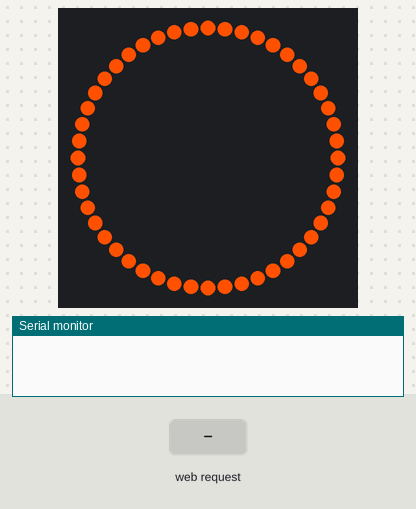
This sketch was run on a simulated ESP8266 (NodeMCU). Parts: 48 RGB LEDs in a ring, first at the top, clockwise, the last lines printed to the serial monitor. The inputs (shaded band) are chosen by the test bench. Dim RGB values are drawn brighter than linear; WiFi joins after 1.5 s; servers stay silent unless stated.

Above: at 2.5 s.
At 6.3 s:
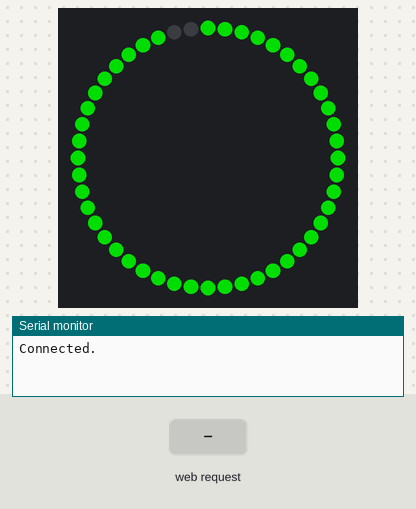
7.7 s: HTTP request GET /rain/on received
At 8.7 s:
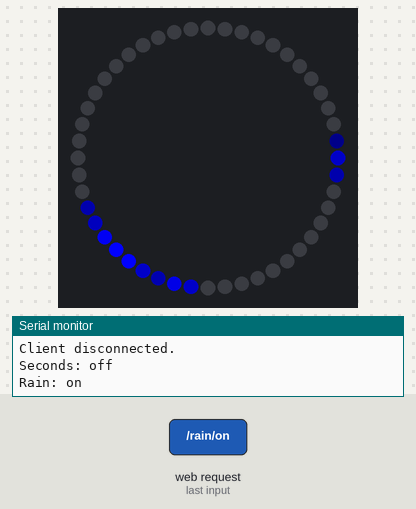
9.5 s: HTTP request GET /seconds/on received
At 13.6 s:
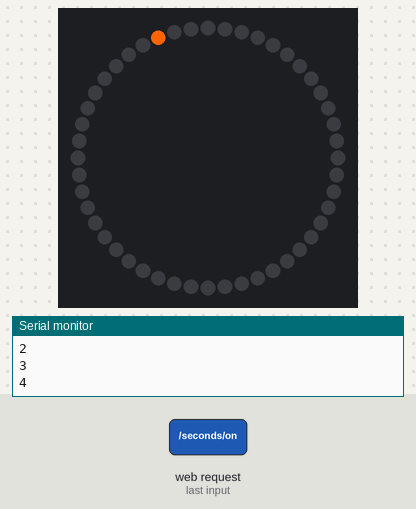
13.7 s: HTTP request GET /seconds/off received
Timing chart, 0 to 16.7 s (numbered marks = the images above; inputs shaded):
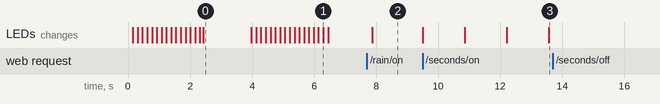

The sketch:

ikea_smart_clock.ino
```cpp
// (licence header left out)
#include <ESP8266WiFi.h>
#include <DNSServer.h>
#include <ESP8266WebServer.h>
#include <WiFiManager.h>         // https://github.com/tzapu/WiFiManager
#include <Adafruit_NeoPixel.h>
#ifdef __AVR__
 #include <avr/power.h> // Required for 16 MHz Adafruit Trinket
#endif

// Which pin on the Arduino is connected to the NeoPixels?
#define PIN 0

// How many NeoPixels are attached to the Arduino?
#define NUMPIXELS 48

// Setting up the NeoPixel library
Adafruit_NeoPixel pixels(NUMPIXELS, PIN, NEO_GRB + NEO_KHZ800);
#define DELAYVAL 50 // Time (in milliseconds) to pause between pixels

// Set web server port number to 80
WiFiServer server(80);
// Variable to store the HTTP request
String header;

// Auxiliar variables to store the current output state
String displaySecondsState = "on";
int seconds = 1;
int z = 0;
int offset = 0;

String displayRainState = "off";

void setup() {
  Serial.begin(115200);

  pixels.begin();
  pixels.clear();
  // Yellow setup indicator light
  for(int i=0; i<NUMPIXELS; i++) {
    pixels.setPixelColor(i, pixels.Color(255, 80, 0));
    pixels.show();   // Send the updated pixel colors to the hardware.
    delay(DELAYVAL); // Pause before next pass through loop
  }

  // WiFiManager
  // Local intialization. Once its business is done, there is no need to keep it around
  WiFiManager wifiManager;
  WiFi.hostname("ikea-smart-clock");

  // Uncomment and run it once, if you want to erase all the stored information
  //wifiManager.resetSettings();

  // set custom ip for portal
  //wifiManager.setAPConfig(IPAddress(10,0,1,1), IPAddress(10,0,1,1), IPAddress(255,255,255,0));

  // fetches ssid and pass from eeprom and tries to connect
  // if it does not connect it starts an access point with the specified name
  // here  "IKEA Smart Clock"
  // and goes into a blocking loop awaiting configuration

  wifiManager.autoConnect("IKEA Smart Clock");
  // or use this for auto generated name ESP + ChipID
  //wifiManager.autoConnect();

  // if you get here you have connected to the WiFi
  Serial.println("Connected.");
  pixels.clear();
  // Green connected indicator light
  for(int i=0; i<NUMPIXELS; i++) {
    pixels.setPixelColor(i, pixels.Color(0, 150, 0));
    pixels.show();   // Send the updated pixel colors to the hardware.
    delay(DELAYVAL); // Pause before next pass through loop
  }
  pixels.clear();
  pixels.show();
  server.begin();
}

void loop(){
  WiFiClient client = server.available();   // Listen for incoming clients

  if (client) {                             // If a new client connects,
    Serial.println("New Client.");          // print a message out in the serial port
    String currentLine = "";                // make a String to hold incoming data from the client
    while (client.connected()) {            // loop while the client's connected
      if (client.available()) {             // if there's bytes to read from the client,
        char c = client.read();             // read a byte, then
        Serial.write(c);                    // print it out the serial monitor
        header += c;
        if (c == '\n') {                    // if the byte is a newline character
          // if the current line is blank, you got two newline characters in a row.
          // that's the end of the client HTTP request, so send a response:
          if (currentLine.length() == 0) {
            // HTTP headers always start with a response code (e.g. HTTP/1.1 200 OK)
            // and a content-type so the client knows what's coming, then a blank line:
            client.println("HTTP/1.1 200 OK");
            client.println("Content-type:text/html");
            client.println("Connection: close");
            client.println();

            // turns the modes on and off
            if (header.indexOf("GET /seconds/on") >= 0) {
              Serial.println("Display seconds on");
              displaySecondsState = "on";
              displayRainState = "off";
              pixels.clear();
              seconds = 1;
              z=0;

            } else if (header.indexOf("GET /seconds/off") >= 0) {
              Serial.println("Display seconds off");
              displaySecondsState = "off";
              pixels.clear();

            } else if (header.indexOf("GET /rain/on") >= 0) {
              Serial.println("Display rain on");
              displayRainState = "on";
              displaySecondsState = "off";
              pixels.clear();

            } else if (header.indexOf("GET /rain/off") >= 0) {
              Serial.println("Display rain off");
              displayRainState = "off";
              pixels.clear();
            }
            else {
               pixels.clear();
               pixels.show();
            }

            // Display the HTML web page
            client.println("<!DOCTYPE html><html>");
            client.println("<head><meta name=\"viewport\" content=\"width=device-width, initial-scale=1\">");
            client.println("<link rel=\"icon\" href=\"data:,\">");
            // CSS to style the on/off buttons
            // Feel free to change the background-color and font-size attributes to fit your preferences
            client.println("<style>html { font-family: Helvetica; display: inline-block; margin: 0px auto; text-align: center;}");
            client.println(".button { border: 1px solid #407ab1; background: #ffffff; color: #407ab1; padding: 12px 40px;font-size: 80%;");
            client.println("text-decoration: none; font-size: 20px; margin: 2px; cursor: pointer;}");
            client.println(".button:hover { border: 1px solid #407ab1; background: #407ab1; color: #ffffff; padding: 16px 40px;</style></head>");

            // Web Page Heading
            client.println("<body><h1>IKEA Smart Clock</h1>");

            client.println("<p>Display Seconds</p>");
            if (displaySecondsState=="off") {
              client.println("<p><a href=\"/seconds/on\"><button class=\"button\">Turn ON</button></a></p>");
            } else {
              client.println("<p><a href=\"/seconds/off\"><button class=\"button button2\">Turn OFF</button></a></p>");
            }

            client.println("<p>Display Rain Probability</p>");
            if (displayRainState=="off") {
              client.println("<p><a href=\"/rain/on\"><button class=\"button\">Turn ON</button></a></p>");
            } else {
              client.println("<p><a href=\"/rain/off\"><button class=\"button button2\">Turn OFF</button></a></p>");
            }

            client.println("</body></html>");

            // The HTTP response ends with another blank line
            client.println();
            // Break out of the while loop
            break;
          } else { // if you got a newline, then clear currentLine
            currentLine = "";
          }
        } else if (c != '\r') {  // if you got anything else but a carriage return character,
          currentLine += c;      // add it to the end of the currentLine
        }
      }
    }
    // Clear the header variable
    header = "";
    // Close the connection
    client.stop();
    Serial.println("Client disconnected.");
    Serial.println("Seconds: " + displaySecondsState);
    Serial.println("Rain: " + displayRainState);
    Serial.println("");
  }

  // Display seconds
  if (displaySecondsState=="on") {
    Serial.println(seconds);
    if(seconds>=NUMPIXELS){seconds=0;}


    //int realseconds = seconds;
    //int realz = z;
    // If your seconds run backwards and you mounted the strip in the wrong direction, use this
    int realseconds = NUMPIXELS+1-seconds;
    int realz = NUMPIXELS+1-z;


    pixels.setPixelColor(realseconds, pixels.Color(255, 100, 0));
    pixels.setPixelColor(realz, pixels.Color(0, 0, 0));
    pixels.show();
    seconds=seconds+1;
    z=seconds-1;
    delay(1350);

  // Display rain
  } else if (displayRainState=="on") {
     String colorstring = "|000,000,000|000,000,000|000,000,000|000,000,000|000,000,000|000,000,000|000,000,000|000,000,000|000,000,000|000,000,000|000,000,000|000,000,010|000,000,100|000,000,050|000,000,000|000,000,000|000,000,000|000,000,000|000,000,000|000,000,000|000,000,000|000,000,000|000,000,000|000,000,000|000,000,000|000,000,100|000,000,180|000,000,055|000,000,100|000,000,255|000,000,255|000,000,220|000,000,080|000,000,050|000,000,000|000,000,000|000,000,000|000,000,000|000,000,000|000,000,000|000,000,000|000,000,000|000,000,000|000,000,000|000,000,000|000,000,000|000,000,000|000,000,000";
     // Loop through the NeoPixels
     for(int i=0; i<=NUMPIXELS; i++) {
        // Position of the data for the first Pixel
        int offset = i*12;
        String pixelcolors = colorstring.substring(offset,offset+12);
        String red = pixelcolors.substring(1,4);
        String green = pixelcolors.substring(5,8);
        String blue = pixelcolors.substring(9,12);
        pixels.setPixelColor(i, pixels.Color(red.toInt(), green.toInt(), blue.toInt()));
        pixels.show();
      }
  }

}
```

Measured:
- after the input at 7.7 s, the LEDs: change after 0.18 s (image 2)
- after the input at 9.5 s, the LEDs: first change at once (image 3 shows a later state)
- what the display in image 0 shows lasts 1.6 s, from 2.4 s to 4.0 s
